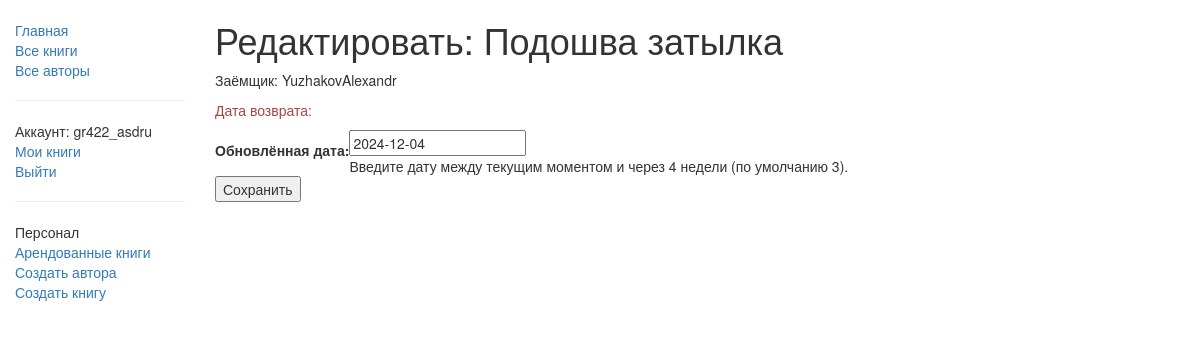
Before: /catalog/book/dd0cc241-28e8-4e2a-be50-cbb46c91b102/renew/ (signed in) with the older database file.
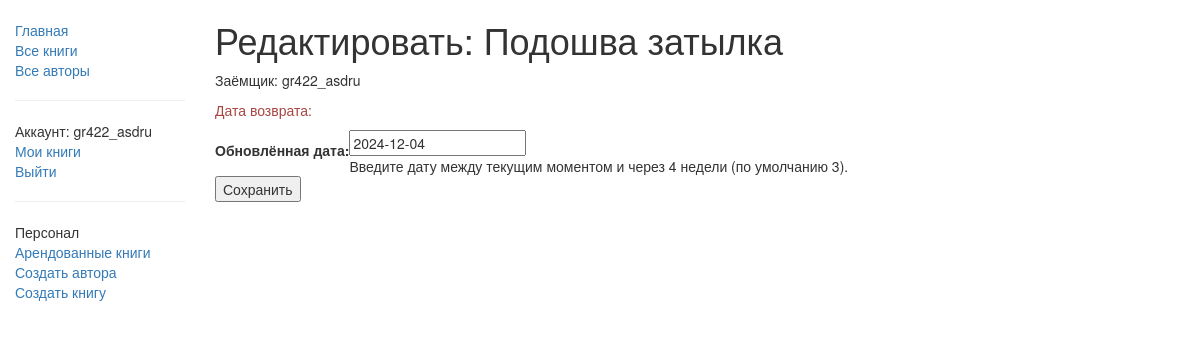
After: the same page with the newer database file.
### catalog/models.py (models this page shows, shortened)
class BookInstance(models.Model):
    id = models.UUIDField(primary_key=True, default=uuid.uuid4, help_text="Уникальный идентификатор для этой конкретной книги во всей библиотеке")
    book = models.ForeignKey('Book', on_delete=models.SET_NULL, null=True)
    imprint = models.CharField(max_length=200)
    due_back = models.DateField(null=True, blank=True)
    borrower = models.ForeignKey(User, on_delete=models.SET_NULL, null=True, blank=True)
    @property
    def is_overdue(self):
        if self.due_back and date.today() > self.due_back:
            return True
        return False
    LOAN_STATUS = (
        ('m', 'Обслуживание'),
        ('o', 'Аренда'),
        ('a', 'Доступен'),
        ('r', 'Зарезервирован'),
    )
    status = models.CharField(max_length=1, choices=LOAN_STATUS, blank=True, default='п', help_text='Доступность книги')
    class Meta:
        ordering = ["due_back"]
        permissions = (("can_mark_returned", "Set book as returned"),)

class Book(models.Model):
    DoesNotExist = None
    objects = None
    title = models.CharField(max_length=200)
    author = models.ForeignKey('Author', on_delete=models.SET_NULL, null=True)
    summary = models.TextField(max_length=1000, help_text="Введите краткое описание книги")
    isbn = models.CharField('ISBN',max_length=13, help_text='13 Символов <a href="https://www.isbn-international.org/content/what-isbn">ISBN номер</a>')
    genre = models.ManyToManyField('Genre', help_text="Выберите жанр для этой книги")
    def display_genre(self):
        """
        Creates a string for the Genre. This is required to display genre in Admin.
        """
        return ', '.join([ genre.name for genre in self.genre.all()[:3] ])
    display_genre.short_description = 'Genre'

### catalog/views.py (the view)
# urls.py: url(r'^book/(?P<pk>[-\w]+)/renew/$', views.renew_book_librarian, name='renew-book-librarian'),
@permission_required('catalog.can_mark_returned')
def renew_book_librarian(request, pk):
    book_inst = get_object_or_404(BookInstance, pk=pk)
    if request.method == 'POST':
        form = RenewBookForm(request.POST)
        if form.is_valid():
            book_inst.due_back = form.cleaned_data['renewal_date']
            book_inst.save()
            return HttpResponseRedirect(reverse('all-borrowed') )
    else:
        proposed_renewal_date = datetime.date.today() + datetime.timedelta(weeks=3)
        form = RenewBookForm(initial={'renewal_date': proposed_renewal_date,})
    return render(request, 'catalog/book_renew_librarian.html', {'form': form, 'bookinst':book_inst})

### catalog/forms.py (shortened to what this page needs)
class RenewBookForm(forms.Form):
    renewal_date = forms.DateField(help_text="Введите дату между текущим моментом и через 4 недели (по умолчанию 3).", label="Обновлённая дата:")

### catalog/templates/catalog/book_renew_librarian.html (shortened to what this page needs)
{% extends "base_generic.html" %}
{% block content %}
    <h1>Редактировать: {{bookinst.book.title}}</h1>
    <p>Заёмщик: {{bookinst.borrower}}</p>
    <p class="{% if bookinst.is_overdue %} text-danger{% endif %}">Дата возврата: {{bookinst.due_back_format}}</p>
    <form action="" method="post">
        <table>
        {{ form }}
        </table>
        <input type="submit" value="Сохранить" />
    </form>
{% endblock %}

Changed rows visible on the page:
changed BookInstance "Подошва затылка": borrower "YuzhakovAlexandr" → "gr422_asdru"
